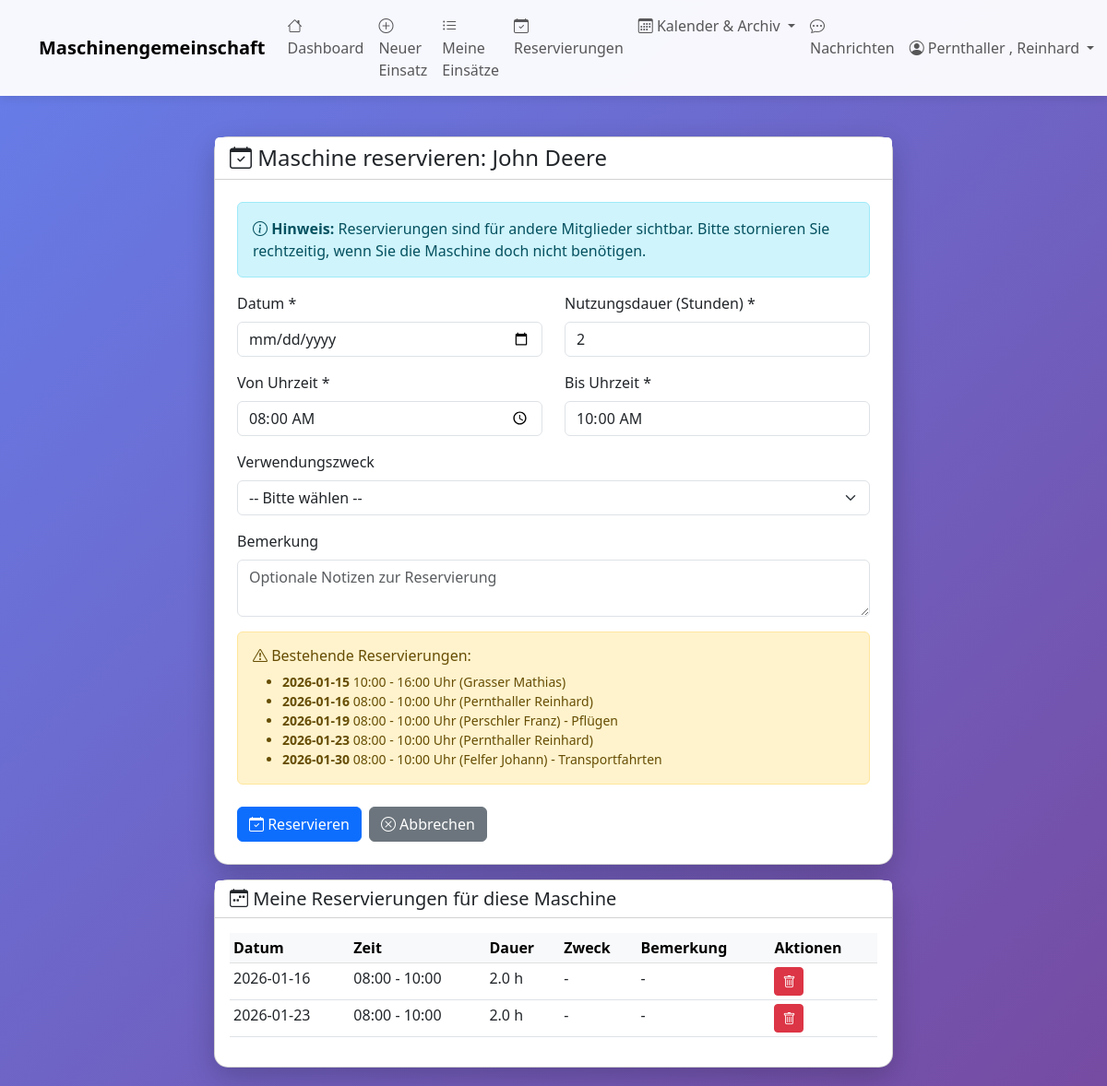
The page /maschine/1/reservieren (signed in) on the database its author committed.
### tables this page shows
CREATE TABLE maschinen (
    id INTEGER PRIMARY KEY AUTOINCREMENT,
    bezeichnung TEXT NOT NULL,
    hersteller TEXT,
    modell TEXT,
    baujahr INTEGER,
    kennzeichen TEXT,
    anschaffungsdatum DATE,
    stundenzaehler_aktuell REAL,
    naechste_wartung_bei REAL,
    aktiv BOOLEAN DEFAULT 1,
    bemerkungen TEXT
, abrechnungsart TEXT DEFAULT 'stunden', preis_pro_einheit REAL DEFAULT 0.0, wartungsintervall INTEGER DEFAULT 50, naechste_wartung REAL, anmerkungen TEXT, erfassungsmodus TEXT DEFAULT 'fortlaufend', gemeinschaft_id INTEGER DEFAULT 1 REFERENCES gemeinschaften(id), anschaffungspreis REAL DEFAULT 0.0, abschreibungsdauer_jahre INTEGER DEFAULT 10);

CREATE TABLE maschinen_reservierungen (
                id INTEGER PRIMARY KEY AUTOINCREMENT,
                maschine_id INTEGER NOT NULL,
                benutzer_id INTEGER NOT NULL,
                datum DATE NOT NULL,
                uhrzeit_von TIME NOT NULL,
                uhrzeit_bis TIME NOT NULL,
                nutzungsdauer_stunden REAL NOT NULL,
                zweck TEXT,
                bemerkung TEXT,
                status TEXT DEFAULT 'aktiv',
                erstellt_am TIMESTAMP DEFAULT CURRENT_TIMESTAMP,
                geaendert_am TIMESTAMP DEFAULT CURRENT_TIMESTAMP,
                FOREIGN KEY (maschine_id) REFERENCES maschinen(id) ON DELETE CASCADE,
                FOREIGN KEY (benutzer_id) REFERENCES benutzer(id) ON DELETE CASCADE
            );

### web_app.py (the view, shortened to what this page needs)
@app.route('/maschine/<int:maschine_id>/reservieren', methods=['GET', 'POST'])
@login_required
def maschine_reservieren(maschine_id):
    from datetime import datetime, timedelta
    archiviere_abgelaufene_reservierungen()
    with MaschinenDBContext(DB_PATH) as db:
        cursor = db.connection.cursor()
        maschine = db.get_maschine_by_id(maschine_id)
        einsatzzwecke = db.get_all_einsatzzwecke()
        cursor.execute("""
            SELECT r.*, b.name || ' ' || COALESCE(b.vorname, '') as benutzer_name
            FROM maschinen_reservierungen r
            JOIN benutzer b ON r.benutzer_id = b.id
            WHERE r.maschine_id = ?
              AND r.datum >= date('now')
              AND r.status = 'aktiv'
            ORDER BY r.datum, r.uhrzeit_von
        """, (maschine_id,))
        columns = [desc[0] for desc in cursor.description]
        reservierungen = [dict(zip(columns, row)) for row in cursor.fetchall()]
        cursor.execute("""
            SELECT * FROM maschinen_reservierungen
            WHERE maschine_id = ?
              AND benutzer_id = ?
              AND datum >= date('now')
              AND status = 'aktiv'
            ORDER BY datum, uhrzeit_von
        """, (maschine_id, session['benutzer_id']))
        columns = [desc[0] for desc in cursor.description]
        meine_reservierungen = [dict(zip(columns, row)) for row in cursor.fetchall()]
    return render_template('maschine_reservieren.html',
                         maschine=maschine,
                         einsatzzwecke=einsatzzwecke,
                         reservierungen=reservierungen,
                         meine_reservierungen=meine_reservierungen,
                         heute=datetime.now().strftime('%Y-%m-%d'))

### database.py (called while the page is built)
    def connect(self):
        self.connection = sqlite3.connect(self.db_path)
        self.connection.row_factory = sqlite3.Row
        self.cursor = self.connection.cursor()

    def close(self):
        if self.connection:
            self.connection.close()

    def get_maschine(self, maschine_id: int) -> Optional[Dict]:
        sql = "SELECT * FROM maschinen WHERE id = ?"
        self.cursor.execute(sql, (maschine_id,))
        row = self.cursor.fetchone()
        return dict(row) if row else None

    def get_maschine_by_id(self, maschine_id: int) -> Optional[Dict]:
        return self.get_maschine(maschine_id)

    def get_all_einsatzzwecke(self, nur_aktive: bool = True) -> List[Dict]:
        sql = "SELECT * FROM einsatzzwecke"
        if nur_aktive:
            sql += " WHERE aktiv = 1"
        sql += " ORDER BY bezeichnung"
        self.cursor.execute(sql)
        return [dict(row) for row in self.cursor.fetchall()]

    def __enter__(self):
        self.connect()
        return self

    def __exit__(self, exc_type, exc_val, exc_tb):
        if exc_type is None:
            self.connection.commit()
        else:
            self.connection.rollback()
        self.close()
        return False

### web_app.py (called while the page is built, shortened)
def login_required(f):
    @wraps(f)
    def decorated_function(*args, **kwargs):
        if 'benutzer_id' not in session:
            flash('Bitte melden Sie sich an.', 'warning')
            return redirect(url_for('login'))
        return f(*args, **kwargs)
    return decorated_function

def archiviere_abgelaufene_reservierungen():
    try:
        with MaschinenDBContext(DB_PATH) as db:
            cursor = db.connection.cursor()
            cursor.execute("""
                SELECT r.*, m.bezeichnung as maschine_bezeichnung,
                       b.name || ' ' || COALESCE(b.vorname, '') as benutzer_name
                FROM maschinen_reservierungen r
                JOIN maschinen m ON r.maschine_id = m.id
                JOIN benutzer b ON r.benutzer_id = b.id
                WHERE r.status = 'aktiv'
                AND datetime(r.datum || ' ' || r.uhrzeit_bis) < datetime('now', 'localtime')
            """)
            abgelaufene = cursor.fetchall()
            return 0
    except Exception as e:
        print(f"Fehler beim Archivieren abgelaufener Reservierungen: {e}")
        return 0

### templates/maschine_reservieren.html (shortened to what this page needs)
{% extends "base.html" %}
{% block content %}
<div class="row mt-4">
    <div class="col-md-8 mx-auto">
        <div class="card">
            <div class="card-header bg-white">
                <h4 class="mb-0">
                    <i class="bi bi-calendar-check"></i> Maschine reservieren: {{ maschine.bezeichnung }}
                </h4>
            </div>
            <div class="card-body p-4">
                <div class="alert alert-info">
                    <i class="bi bi-info-circle"></i>
                    <strong>Hinweis:</strong> Reservierungen sind für andere Mitglieder sichtbar.
                    Bitte stornieren Sie rechtzeitig, wenn Sie die Maschine doch nicht benötigen.
                </div>
                <form method="POST" action="{{ url_for('maschine_reservieren', maschine_id=maschine.id) }}" id="reservierungsForm">
                    <div class="row">
                        <div class="col-md-6 mb-3">
                            <label for="datum" class="form-label">Datum *</label>
                            <input type="date" class="form-control" id="datum" name="datum"
                                   min="{{ heute }}" required>
                        </div>
                        <div class="col-md-6 mb-3">
                            <label for="nutzungsdauer" class="form-label">Nutzungsdauer (Stunden) *</label>
                            <input type="number" step="0.5" min="0.5" max="24" class="form-control"
                                   id="nutzungsdauer" name="nutzungsdauer" value="2" required>
                        </div>
                    </div>
                    <div class="row">
                        <div class="col-md-6 mb-3">
                            <label for="uhrzeit_von" class="form-label">Von Uhrzeit *</label>
                            <input type="time" class="form-control" id="uhrzeit_von" name="uhrzeit_von"
                                   value="08:00" required>
                        </div>
                        <div class="col-md-6 mb-3">
                            <label for="uhrzeit_bis" class="form-label">Bis Uhrzeit *</label>
                            <input type="time" class="form-control" id="uhrzeit_bis" name="uhrzeit_bis"
                                   value="10:00" required readonly>
                        </div>
                    </div>
                    <div class="mb-3">
                        <label for="zweck" class="form-label">Verwendungszweck</label>
                        <select class="form-select" id="zweck" name="zweck">
                            <option value="">-- Bitte wählen --</option>
                        </select>
                    </div>
                    <div class="mb-3">
                        <label for="bemerkung" class="form-label">Bemerkung</label>
                        <textarea class="form-control" id="bemerkung" name="bemerkung" rows="2"
                                  placeholder="Optionale Notizen zur Reservierung"></textarea>
                    </div>
                    {% if reservierungen %}
                    <div class="alert alert-warning mt-3">
                        <h6><i class="bi bi-exclamation-triangle"></i> Bestehende Reservierungen:</h6>
                        <ul class="mb-0 small">
                            {% for res in reservierungen %}
                            <li>
                                <strong>{{ res.datum }}</strong>
                                {{ res.uhrzeit_von }} - {{ res.uhrzeit_bis }} Uhr
                                ({{ res.benutzer_name }})
                                {% if res.zweck %}- {{ res.zweck }}{% endif %}
                            </li>
                            {% endfor %}
                        </ul>
                    </div>
                    {% endif %}
                    <div class="d-flex gap-2 mt-4">
                        <button type="submit" class="btn btn-primary">
                            <i class="bi bi-calendar-check"></i> Reservieren
                        </button>
                        <a href="{{ url_for('dashboard') }}" class="btn btn-secondary">
                            <i class="bi bi-x-circle"></i> Abbrechen
                        </a>
                    </div>
                </form>
            </div>
        </div>
        {% if meine_reservierungen %}
        <div class="card mt-3">
            <div class="card-header bg-white">
                <h5 class="mb-0">
                    <i class="bi bi-calendar-week"></i> Meine Reservierungen für diese Maschine
                </h5>
            </div>
            <div class="card-body">
                <div class="table-responsive">
                    <table class="table table-sm">
                        <thead class="table-light">
                            <tr>
                                <th>Datum</th>
                                <th>Zeit</th>
                                <th>Dauer</th>
                                <th>Zweck</th>
                                <th>Bemerkung</th>
                                <th>Aktionen</th>
                            </tr>
                        </thead>
                        <tbody>
                            {% for res in meine_reservierungen %}
                            <tr>
                                <td>{{ res.datum }}</td>
                                <td>{{ res.uhrzeit_von }} - {{ res.uhrzeit_bis }}</td>
                                <td>{{ res.nutzungsdauer_stunden }} h</td>
                                <td>{{ res.zweck or '-' }}</td>
                                <td>{{ res.bemerkung or '-' }}</td>
                                <td>
                                    <form method="POST" action="{{ url_for('reservierung_stornieren', reservierung_id=res.id) }}"
                                          style="display: inline;" onsubmit="return confirm('Reservierung wirklich stornieren?');">
                                        <button type="submit" class="btn btn-sm btn-danger" title="Stornieren">
                                            <i class="bi bi-trash"></i>
                                        </button>
                                    </form>
                                </td>
                            </tr>
                            {% endfor %}
                        </tbody>
                    </table>
                </div>
            </div>
        </div>
        {% endif %}
    </div>
</div>
{% endblock %}

### templates/base.html (style rules this page uses)
body { min-height: 100vh; background: linear-gradient(135deg, #667eea 0%, #764ba2 100%); }
.card { border-radius: 15px; box-shadow: 0 10px 30px rgba(0,0,0,0.2); }

### rows shown on the page
maschinen: bezeichnung "John Deere"
maschinen_reservierungen: datum "2026-01-15", uhrzeit_von "10:00", uhrzeit_bis "16:00", benutzer_name "Grasser Mathias"
maschinen_reservierungen: datum "2026-01-16", uhrzeit_von "08:00", uhrzeit_bis "10:00", benutzer_name "Pernthaller Reinhard", nutzungsdauer_stunden "2.0", zweck "-", bemerkung "-"
maschinen_reservierungen: datum "2026-01-19", uhrzeit_von "08:00", uhrzeit_bis "10:00", benutzer_name "Perschler Franz", zweck "Pflügen"
maschinen_reservierungen: datum "2026-01-23", uhrzeit_von "08:00", uhrzeit_bis "10:00", benutzer_name "Pernthaller Reinhard", nutzungsdauer_stunden "2.0", zweck "-", bemerkung "-"
maschinen_reservierungen: datum "2026-01-30", uhrzeit_von "08:00", uhrzeit_bis "10:00", benutzer_name "Felfer Johann", zweck "Transportfahrten"

### other values the page prints
{{ session.get('benutzer_name') }} "Pernthaller , Reinhard"
